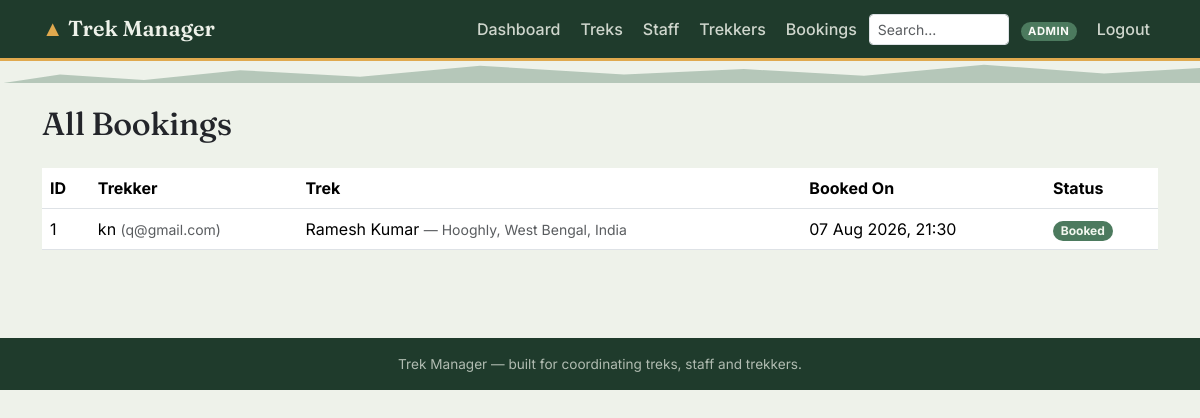
Screenshot of /admin/bookings (signed in) with the database file from the repository.
### models.py (models this page shows, shortened)
class User(UserMixin, db.Model):
    __tablename__ = "users"
    id = db.Column(db.Integer, primary_key=True)
    name = db.Column(db.String(120), nullable=False)
    email = db.Column(db.String(150), unique=True, nullable=False, index=True)
    phone = db.Column(db.String(20))
    password_hash = db.Column(db.String(255), nullable=False)
    role = db.Column(db.String(20), nullable=False)  # admin / staff / trekker
    status = db.Column(db.String(20), nullable=False, default=STATUS_ACTIVE)
    created_at = db.Column(db.DateTime, default=datetime.utcnow)
    assigned_treks = db.relationship(
        "Trek", backref="staff", lazy=True, foreign_keys="Trek.assigned_staff_id"
    )
    bookings = db.relationship(
        "Booking", backref="trekker", lazy=True, foreign_keys="Booking.user_id"
    )
    @property
    def is_admin(self):
        return self.role == ROLE_ADMIN

class Booking(db.Model):
    __tablename__ = "bookings"
    id = db.Column(db.Integer, primary_key=True)
    user_id = db.Column(db.Integer, db.ForeignKey("users.id"), nullable=False)
    trek_id = db.Column(db.Integer, db.ForeignKey("treks.id"), nullable=False)
    booking_date = db.Column(db.DateTime, default=datetime.utcnow)
    status = db.Column(db.String(20), nullable=False, default=BOOKING_BOOKED)

class Trek(db.Model):
    __tablename__ = "treks"
    id = db.Column(db.Integer, primary_key=True)
    name = db.Column(db.String(150), nullable=False)
    location = db.Column(db.String(150), nullable=False)
    difficulty = db.Column(db.String(20), nullable=False, default="Easy")
    duration_days = db.Column(db.Integer, nullable=False, default=1)
    total_slots = db.Column(db.Integer, nullable=False, default=10)
    available_slots = db.Column(db.Integer, nullable=False, default=10)
    assigned_staff_id = db.Column(db.Integer, db.ForeignKey("users.id"), nullable=True)
    status = db.Column(db.String(20), nullable=False, default=TREK_PENDING)
    start_date = db.Column(db.Date, nullable=True)
    end_date = db.Column(db.Date, nullable=True)
    description = db.Column(db.Text, default="")
    created_at = db.Column(db.DateTime, default=datetime.utcnow)
    bookings = db.relationship(
        "Booking", backref="trek", lazy=True, cascade="all, delete-orphan"
    )

### admin.py (the view)
@admin_bp.route("/bookings")
@login_required
@admin_required
def bookings():
    all_bookings = Booking.query.order_by(Booking.booking_date.desc()).all()
    return render_template("admin/bookings.html", bookings=all_bookings)

### admin.py (called while the page is built)
def admin_required(view):
    @wraps(view)
    def wrapped(*args, **kwargs):
        if not current_user.is_authenticated or not current_user.is_admin:
            abort(403)
        return view(*args, **kwargs)
    return wrapped

### templates/admin/bookings.html (shortened to what this page needs)
{% extends "base.html" %}
{% from "partials/_badges.html" import status_badge %}
{% block content %}
<h2 class="display-title mb-4">All Bookings</h2>
<div class="table-responsive">
  <table class="table table-trek align-middle bg-white">
    <thead>
      <tr><th>ID</th><th>Trekker</th><th>Trek</th><th>Booked On</th><th>Status</th></tr>
    </thead>
    <tbody>
      {% for b in bookings %}
      <tr>
        <td>{{ b.id }}</td>
        <td>{{ b.trekker.name }} <span class="text-muted small">({{ b.trekker.email }})</span></td>
        <td>{{ b.trek.name }} <span class="text-muted small">— {{ b.trek.location }}</span></td>
        <td>{{ b.booking_date.strftime('%d %b %Y, %H:%M') }}</td>
        <td>{{ status_badge(b.status) }}</td>
      </tr>
      {% else %}
      <tr><td colspan="5" class="text-center text-muted py-3">No bookings yet.</td></tr>
      {% endfor %}
    </tbody>
  </table>
</div>
{% endblock %}

### templates/base.html (shortened to what this page needs)
<!DOCTYPE html>
<html lang="en">
<head>
  <link href="https://cdn.jsdelivr.net/npm/bootstrap@5.3.2/dist/css/bootstrap.min.css" rel="stylesheet">
  <link rel="stylesheet" href="{{ url_for('static', filename='css/style.css') }}">
</head>
<body>
<nav class="navbar navbar-expand-lg navbar-trek">
  <div class="container">
    <a class="navbar-brand" href="{{ url_for('index') }}">
      <span class="peak">&#9650;</span> Trek Manager
    </a>
    <div class="collapse navbar-collapse" id="navMain">
      <ul class="navbar-nav ms-auto align-items-lg-center gap-lg-1">
        {% if current_user.is_authenticated %}
          {% if current_user.is_admin %}
            <li class="nav-item"><a class="nav-link" href="{{ url_for('admin.dashboard') }}">Dashboard</a></li>
            <li class="nav-item"><a class="nav-link" href="{{ url_for('admin.treks') }}">Treks</a></li>
            <li class="nav-item"><a class="nav-link" href="{{ url_for('admin.staff_list') }}">Staff</a></li>
            <li class="nav-item"><a class="nav-link" href="{{ url_for('admin.users_list') }}">Trekkers</a></li>
            <li class="nav-item"><a class="nav-link" href="{{ url_for('admin.bookings') }}">Bookings</a></li>
            <li class="nav-item">
              <form class="d-flex" role="search" action="{{ url_for('admin.search') }}" method="get">
                <input class="form-control form-control-sm" type="search" name="q" placeholder="Search..." style="width: 140px;">
              </form>
            </li>
          {% elif current_user.is_staff %}
            <li class="nav-item"><a class="nav-link" href="{{ url_for('staff.dashboard') }}">My Treks</a></li>
          {% endif %}
          <li class="nav-item ms-lg-2">
            <span class="badge badge-role rounded-pill">{{ current_user.role }}</span>
          </li>
          <li class="nav-item ms-lg-2">
            <a class="nav-link" href="{{ url_for('auth.logout') }}">Logout</a>
          </li>
        {% endif %}
      </ul>
    </div>
  </div>
</nav>
<div class="elevation-rule"></div>
<main class="container py-4">
  {% block content %}{% endblock %}
</main>
<footer class="site-footer py-3 mt-5">
  <div class="container text-center">
    Trek Manager &mdash; built for coordinating treks, staff and trekkers.
  </div>
</footer>
</body>
</html>

### templates/partials/_badges.html (shortened to what this page needs)
{% macro status_badge(status) -%}
  {%- set cls = {
    'Pending': 'badge-status-pending',
    'Approved': 'badge-status-approved',
    'Open': 'badge-status-open',
    'Closed': 'badge-status-closed',
    'Completed': 'badge-status-completed',
    'Active': 'badge-status-active',
    'Blacklisted': 'badge-status-blacklisted',
    'Booked': 'badge-status-open',
    'Cancelled': 'badge-status-blacklisted',
  }.get(status, 'badge-status-pending') -%}
  <span class="badge {{ cls }} rounded-pill">{{ status }}</span>
{%- endmacro %}

### static/css/style.css (style rules this page uses)
:root { --forest: #1f3b2c; --forest-dark: #142a1e; --moss: #4c7a5e; --glacier: #6fa8b8; --amber: #e0a94e; --stone: #eef2ea; --stone-dark: #dfe6da; --charcoal: #23252a; --paper: #fbfbf8; }
body { background-color: var(--stone); color: var(--charcoal); font-family: 'Inter', -apple-system, BlinkMacSystemFont, sans-serif; }
h1, h2, h3, h4, h5, .display-title, .brand-mark { font-family: 'Fraunces', Georgia, serif; letter-spacing: -0.01em; }
.navbar-trek { background: var(--forest); border-bottom: 3px solid var(--amber); }
.navbar-trek .navbar-brand { font-family: 'Fraunces', serif; font-weight: 600; color: var(--stone) !important; font-size: 1.35rem; }
.navbar-trek .navbar-brand .peak { color: var(--amber); }
.navbar-trek .nav-link { color: rgba(238, 242, 234, 0.85) !important; font-weight: 500; }
.navbar-trek .badge-role { background: var(--moss); color: var(--paper); font-size: 0.7rem; letter-spacing: 0.05em; text-transform: uppercase; }
.elevation-rule { height: 22px; width: 100%; background-image: repeating-linear-gradient( 100deg, transparent 0, transparent 18px, var(--moss) 18px, var(--moss) 20px ); opacity: 0.35; clip-path: polygon(0 100%, 5% 60%, 12% 85%, 20% 40%, 30% 70%, 40% 20%, 52% 60%, 62% 35%, 72% 65%, 82% 15%, 92% 55%, 100% 30%, 100% 100%); background-color: var(--moss); margin-bottom: -2px; }
.badge-status-open { background: var(--moss); color: #f2f7ef; }
.site-footer { background: var(--forest); color: rgba(238, 242, 234, 0.7); font-size: 0.85rem; }
a { color: var(--forest); }
.table-trek thead { background: var(--forest); color: var(--paper); }

### rows the page displays
User: role "ADMIN"
Booking: id "1", trekker.name "kn", trekker.email "q@gmail.com", trek.name "Ramesh Kumar", trek.location "Hooghly, West Bengal, India", booking_date "07 Aug 2026, 21:30", status "Booked"
